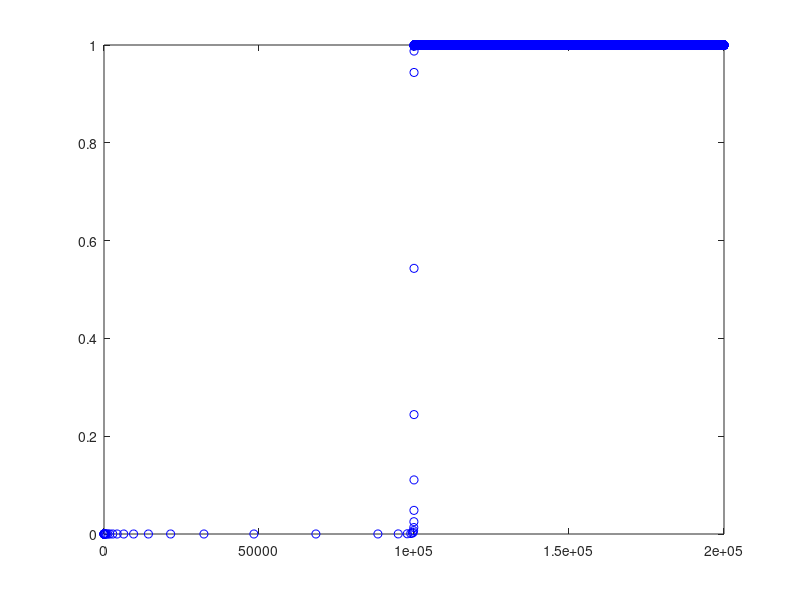
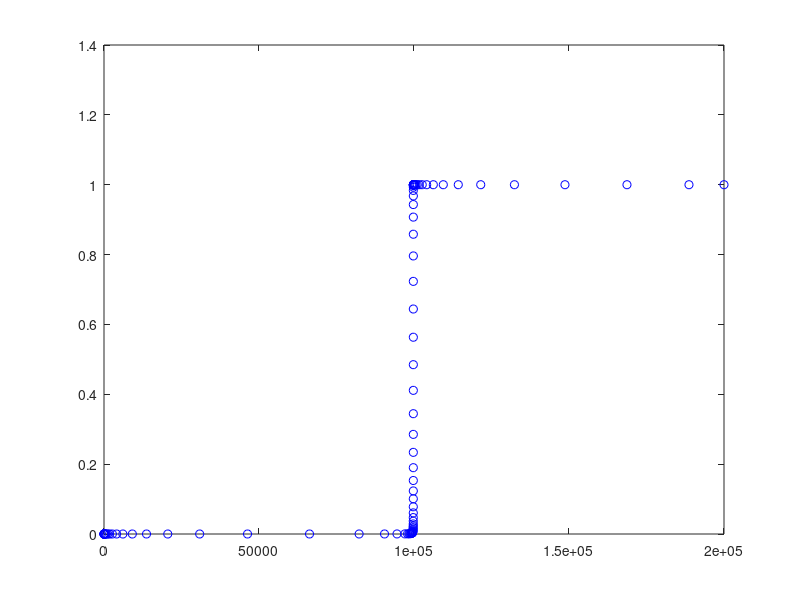

These figures' MATLAB source, in order:
f = @(t,y) y^2*(1-y);

epsilon = 1e-5;

disp(sprintf('ode45:\n'));

disp(sprintf('prediced number of steps = %i',ceil(1/epsilon/3.31)));

options = odeset('Refine',1,'Stats','on');
tic, [t,y] = ode45(f,[0,2/epsilon],epsilon,options); toc

figure(1)
plot(t,y,'bo');

disp(sprintf('\n ode23s:\n'));
options = odeset('Refine',1,'Stats','on');
tic, [t,y] = ode23s(f,[0,2/epsilon],epsilon,options); toc

figure(2)
plot(t,y,'bo');